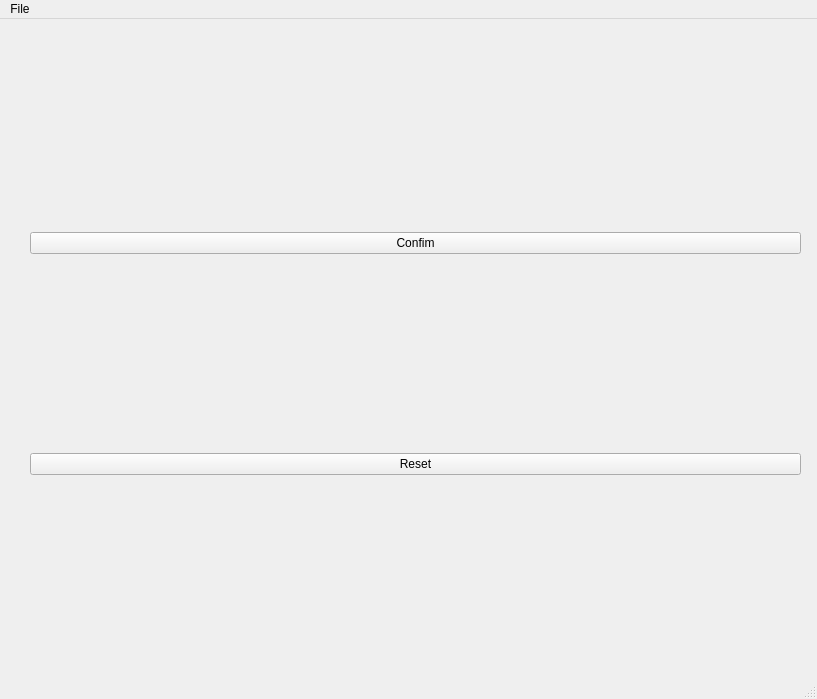
<?xml version="1.0" encoding="UTF-8"?>
<ui version="4.0">
 <class>JetsonConfigWindow</class>
 <widget class="QMainWindow" name="JetsonConfigWindow">
  <property name="geometry">
   <rect>
    <x>0</x>
    <y>0</y>
    <width>817</width>
    <height>699</height>
   </rect>
  </property>
  <property name="windowTitle">
   <string>MainWindow</string>
  </property>
  <widget class="QWidget" name="centralwidget">
   <widget class="QWidget" name="horizontalLayoutWidget">
    <property name="geometry">
     <rect>
      <x>30</x>
      <y>20</y>
      <width>771</width>
      <height>631</height>
     </rect>
    </property>
    <layout class="QHBoxLayout" name="horizontalLayout">
     <property name="sizeConstraint">
      <enum>QLayout::SetNoConstraint</enum>
     </property>
     <item>
      <layout class="QFormLayout" name="formLayout">
       <property name="verticalSpacing">
        <number>5</number>
       </property>
      </layout>
     </item>
     <item>
      <layout class="QVBoxLayout" name="verticalLayout_2">
       <item>
        <widget class="QPushButton" name="pushButton_confirm">
         <property name="text">
          <string>Confim</string>
         </property>
        </widget>
       </item>
       <item>
        <widget class="QPushButton" name="pushButton_reset">
         <property name="text">
          <string>Reset</string>
         </property>
        </widget>
       </item>
      </layout>
     </item>
    </layout>
   </widget>
  </widget>
  <widget class="QMenuBar" name="menubar">
   <property name="geometry">
    <rect>
     <x>0</x>
     <y>0</y>
     <width>817</width>
     <height>22</height>
    </rect>
   </property>
   <widget class="QMenu" name="menuFile">
    <property name="title">
     <string>File</string>
    </property>
    <addaction name="actionSave"/>
    <addaction name="actionQuit"/>
   </widget>
   <addaction name="menuFile"/>
  </widget>
  <widget class="QStatusBar" name="statusbar"/>
  <action name="actionQuit">
   <property name="text">
    <string>Quit</string>
   </property>
   <property name="shortcut">
    <string>Esc</string>
   </property>
  </action>
  <action name="actionSave">
   <property name="text">
    <string>Save</string>
   </property>
   <property name="shortcut">
    <string>Ctrl+S</string>
   </property>
  </action>
 </widget>
 <resources/>
 <connections/>
</ui>
